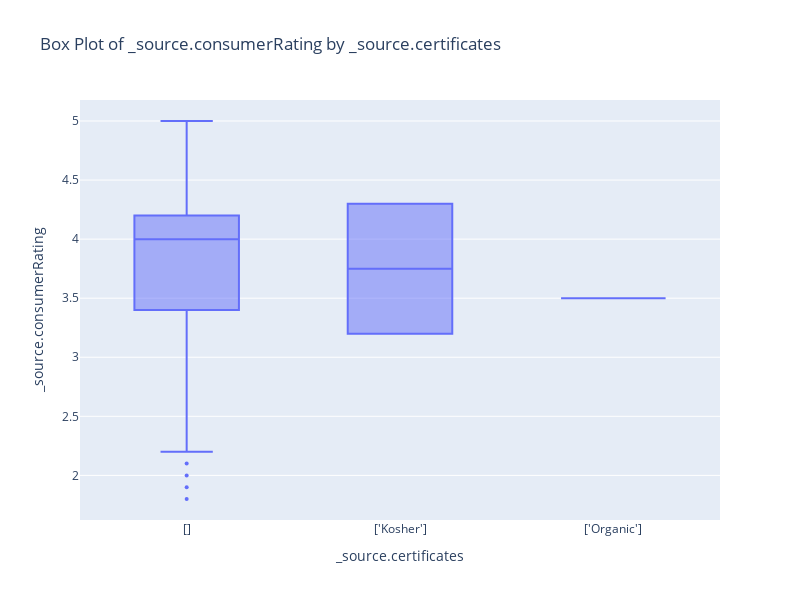
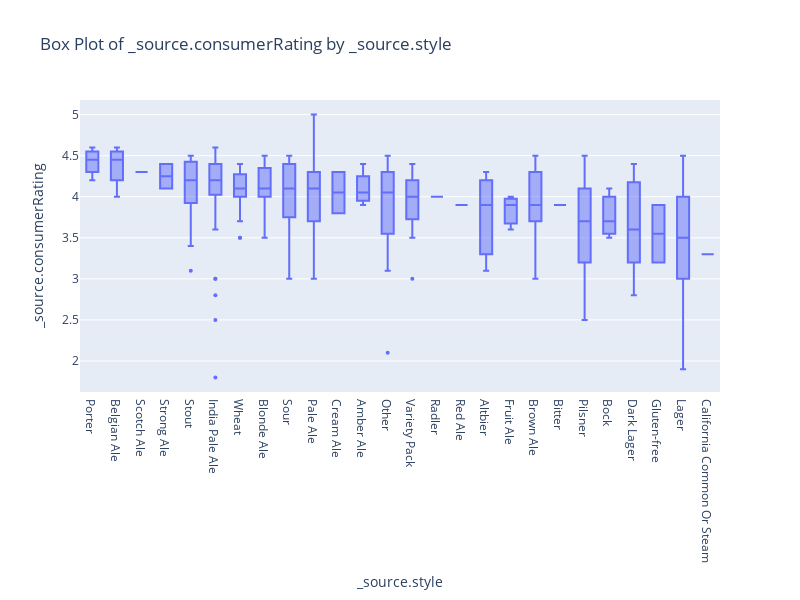
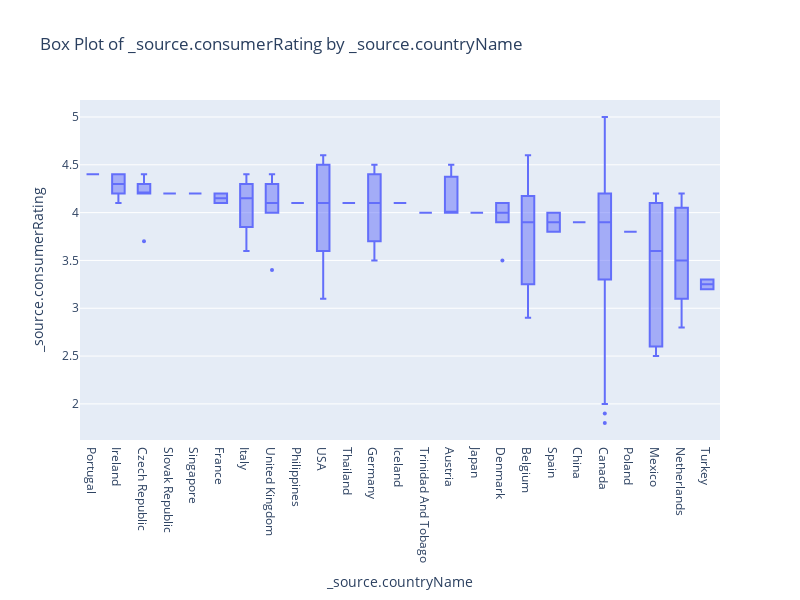
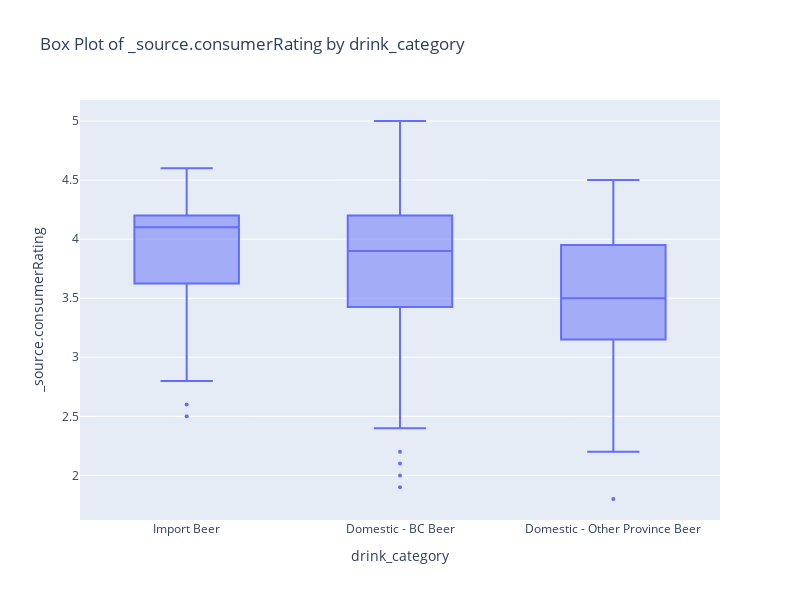

Notebook source saved alongside these figures, in order:
### Code cell
def create_box_plot(df, category_col, target_col):
    median_values = df.groupby(category_col)[target_col].median().sort_values(ascending=False)
    
    # Create the box plot with ordered categories
    fig = px.box(df, 
                 x=category_col, 
                 y=target_col, 
                 category_orders={category_col: median_values.index},  # Order x-axis by median values
                 title=f'Box Plot of {target_col} by {category_col}')
    
    fig.update_traces(marker=dict(size=4))  # Adjust marker size if needed
    fig.update_layout(width=800,
                 height=600, )
    fig.show()

# Call the function for each categorical variable
create_box_plot(df_beer, '_source.certificates', '_source.consumerRating')
create_box_plot(df_beer, '_source.style', '_source.consumerRating')
create_box_plot(df_beer, '_source.countryName', '_source.consumerRating')
create_box_plot(df_beer, 'drink_category', '_source.consumerRating')

### Figure 1 — Plotly figure (JSON) as saved in the notebook; plotly's stock layout.template omitted (floating-point values rounded to 4 significant figures; data arrays with more than 128 entries replaced by an {"elided": "..."} marker saying what was removed)
{"data": [{"alignmentgroup": "True", "hovertemplate": "_source.certificates=%{x}<br>_source.consumerRating=%{y}<extra></extra>", "legendgroup": "", "marker": {"color": "#636efa", "size": 4}, "name": "", "notched": false, "offsetgroup": "", "orientation": "v", "showlegend": false, "type": "box", "x": {"elided": "462 str values"}, "x0": " ", "xaxis": "x", "y": {"elided": "462 float values"}, "y0": " ", "yaxis": "y"}], "layout": {"boxmode": "group", "height": 600, "legend": {"tracegroupgap": 0}, "title": {"text": "Box Plot of _source.consumerRating by _source.certificates"}, "width": 800, "xaxis": {"anchor": "y", "categoryarray": ["[]", "['Kosher']", "['Organic']"], "categoryorder": "array", "domain": [0, 1], "title": {"text": "_source.certificates"}}, "yaxis": {"anchor": "x", "domain": [0, 1], "title": {"text": "_source.consumerRating"}}}}

### Figure 2 — Plotly figure (JSON) as saved in the notebook; plotly's stock layout.template omitted (floating-point values rounded to 4 significant figures; data arrays with more than 128 entries replaced by an {"elided": "..."} marker saying what was removed)
{"data": [{"alignmentgroup": "True", "hovertemplate": "_source.style=%{x}<br>_source.consumerRating=%{y}<extra></extra>", "legendgroup": "", "marker": {"color": "#636efa", "size": 4}, "name": "", "notched": false, "offsetgroup": "", "orientation": "v", "showlegend": false, "type": "box", "x": {"elided": "462 str values"}, "x0": " ", "xaxis": "x", "y": {"elided": "462 float values"}, "y0": " ", "yaxis": "y"}], "layout": {"boxmode": "group", "height": 600, "legend": {"tracegroupgap": 0}, "title": {"text": "Box Plot of _source.consumerRating by _source.style"}, "width": 800, "xaxis": {"anchor": "y", "categoryarray": ["Porter", "Belgian Ale", "Scotch Ale", "Strong Ale", "Stout", "India Pale Ale", "Wheat", "Blonde Ale", "Sour", "Pale Ale", "Cream Ale", "Amber Ale", "Other", "Variety Pack", "Radler", "Red Ale", "Altbier", "Fruit Ale", "Brown Ale", "Bitter", "Pilsner", "Bock", "Dark Lager", "Gluten-free", "Lager", "California Common Or Steam"], "categoryorder": "array", "domain": [0, 1], "title": {"text": "_source.style"}}, "yaxis": {"anchor": "x", "domain": [0, 1], "title": {"text": "_source.consumerRating"}}}}

### Figure 3 — Plotly figure (JSON) as saved in the notebook; plotly's stock layout.template omitted (floating-point values rounded to 4 significant figures; data arrays with more than 128 entries replaced by an {"elided": "..."} marker saying what was removed)
{"data": [{"alignmentgroup": "True", "hovertemplate": "_source.countryName=%{x}<br>_source.consumerRating=%{y}<extra></extra>", "legendgroup": "", "marker": {"color": "#636efa", "size": 4}, "name": "", "notched": false, "offsetgroup": "", "orientation": "v", "showlegend": false, "type": "box", "x": {"elided": "462 str values"}, "x0": " ", "xaxis": "x", "y": {"elided": "462 float values"}, "y0": " ", "yaxis": "y"}], "layout": {"boxmode": "group", "height": 600, "legend": {"tracegroupgap": 0}, "title": {"text": "Box Plot of _source.consumerRating by _source.countryName"}, "width": 800, "xaxis": {"anchor": "y", "categoryarray": ["Portugal", "Ireland", "Czech Republic", "Slovak Republic", "Singapore", "France", "Italy", "United Kingdom", "Philippines", "USA", "Thailand", "Germany", "Iceland", "Trinidad And Tobago", "Austria", "Japan", "Denmark", "Belgium", "Spain", "China", "Canada", "Poland", "Mexico", "Netherlands", "Turkey"], "categoryorder": "array", "domain": [0, 1], "title": {"text": "_source.countryName"}}, "yaxis": {"anchor": "x", "domain": [0, 1], "title": {"text": "_source.consumerRating"}}}}

### Figure 4 — Plotly figure (JSON) as saved in the notebook; plotly's stock layout.template omitted (floating-point values rounded to 4 significant figures; data arrays with more than 128 entries replaced by an {"elided": "..."} marker saying what was removed)
{"data": [{"alignmentgroup": "True", "hovertemplate": "drink_category=%{x}<br>_source.consumerRating=%{y}<extra></extra>", "legendgroup": "", "marker": {"color": "#636efa", "size": 4}, "name": "", "notched": false, "offsetgroup": "", "orientation": "v", "showlegend": false, "type": "box", "x": {"elided": "462 str values"}, "x0": " ", "xaxis": "x", "y": {"elided": "462 float values"}, "y0": " ", "yaxis": "y"}], "layout": {"boxmode": "group", "height": 600, "legend": {"tracegroupgap": 0}, "title": {"text": "Box Plot of _source.consumerRating by drink_category"}, "width": 800, "xaxis": {"anchor": "y", "categoryarray": ["Import Beer", "Domestic - BC Beer", "Domestic - Other Province Beer"], "categoryorder": "array", "domain": [0, 1], "title": {"text": "drink_category"}}, "yaxis": {"anchor": "x", "domain": [0, 1], "title": {"text": "_source.consumerRating"}}}}
